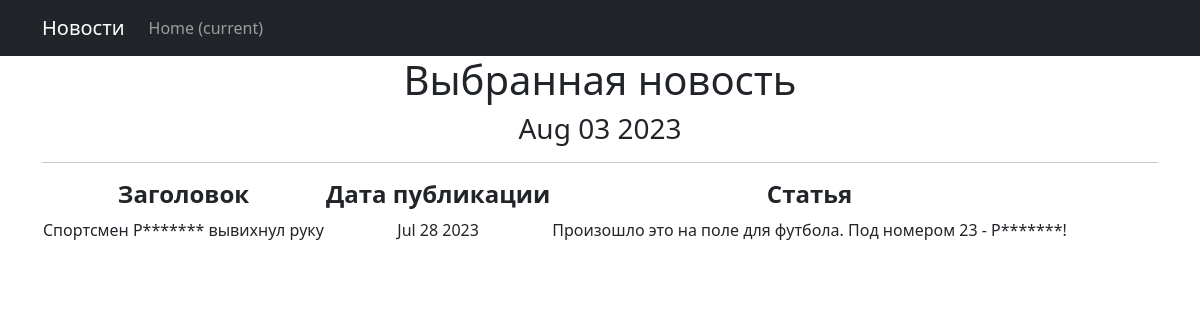
Screenshot of /news/1 with the database file from the repository.
### news_portal/models.py (models this page shows, shortened)
class Post(models.Model):
    time_in = models.DateTimeField(auto_now_add = True)
    time_update = models.DateTimeField(auto_now_add=True)
    type = models.CharField(max_length = 100)
    author = models.ForeignKey(Author, default=1, on_delete = models.SET_DEFAULT)
    category = models.ManyToManyField(Category, through = 'PostCategory')
    title = models.CharField(max_length = 255)
    text = models.TextField()
    rating = models.IntegerField(default=0)

### news_portal/views.py (the view)
# urls.py: path('<int:pk>', PostDetail.as_view()),
class PostDetail(DetailView):
    model = Post
    template_name = 'new.html'
    context_object_name = 'new'

### news_portal/templatetags/custom_filters.py (called while the page is built)
@register.filter()
def censor(value):
    for word in censored_word:
        if word.lower() in value.lower():
            value = value.replace(word[1:], '*' * len(word))
    return value

### news_portal/templatetags/custom_tags.py (called while the page is built)
@register.simple_tag()
def current_time(format_string='%b %d %Y'):
   return datetime.utcnow().strftime(format_string)

### templates/new.html (shortened to what this page needs)
{% extends 'flatpages/default.html' %}
{% load custom_filters %}
{% load custom_tags %}
{% block content %}
   <h1>Выбранная новость</h1>
    <h3>{% current_time '%b %d %Y' %}</h3>
   <hr>
      <table>
           <tr>
               <td><h4><b>Заголовок</b></h4></td>
               <td><h4><b>Дата публикации</b></h4></td>
               <td><h4><b>Статья</b></h4></td>
           </tr>
           <tr>
               <td>{{ new.title|censor }}</td>
               <td>{{ new.time_in|date:'M d Y' }}</td>
               <td>{{ new.text|censor }}</td>
           </tr>
       </table>
{% endblock content %}

### rows the page displays
Post: title|censor "Спортсмен Р******* вывихнул руку", time_in "Jul 28 2023", text|censor "Произошло это на поле для футбола. Под номером 23 - Р*******!"
